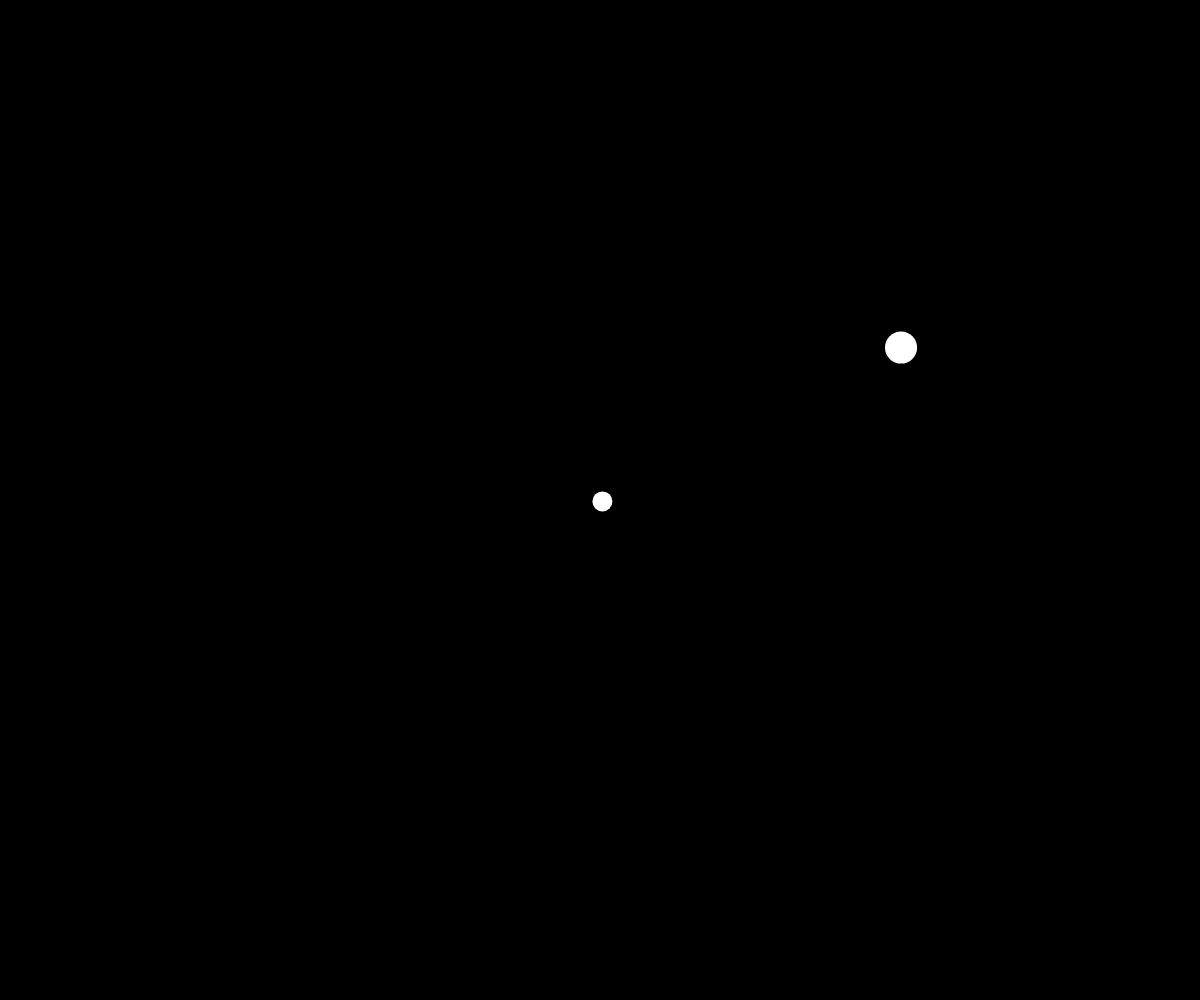
Frame 1 (no input)
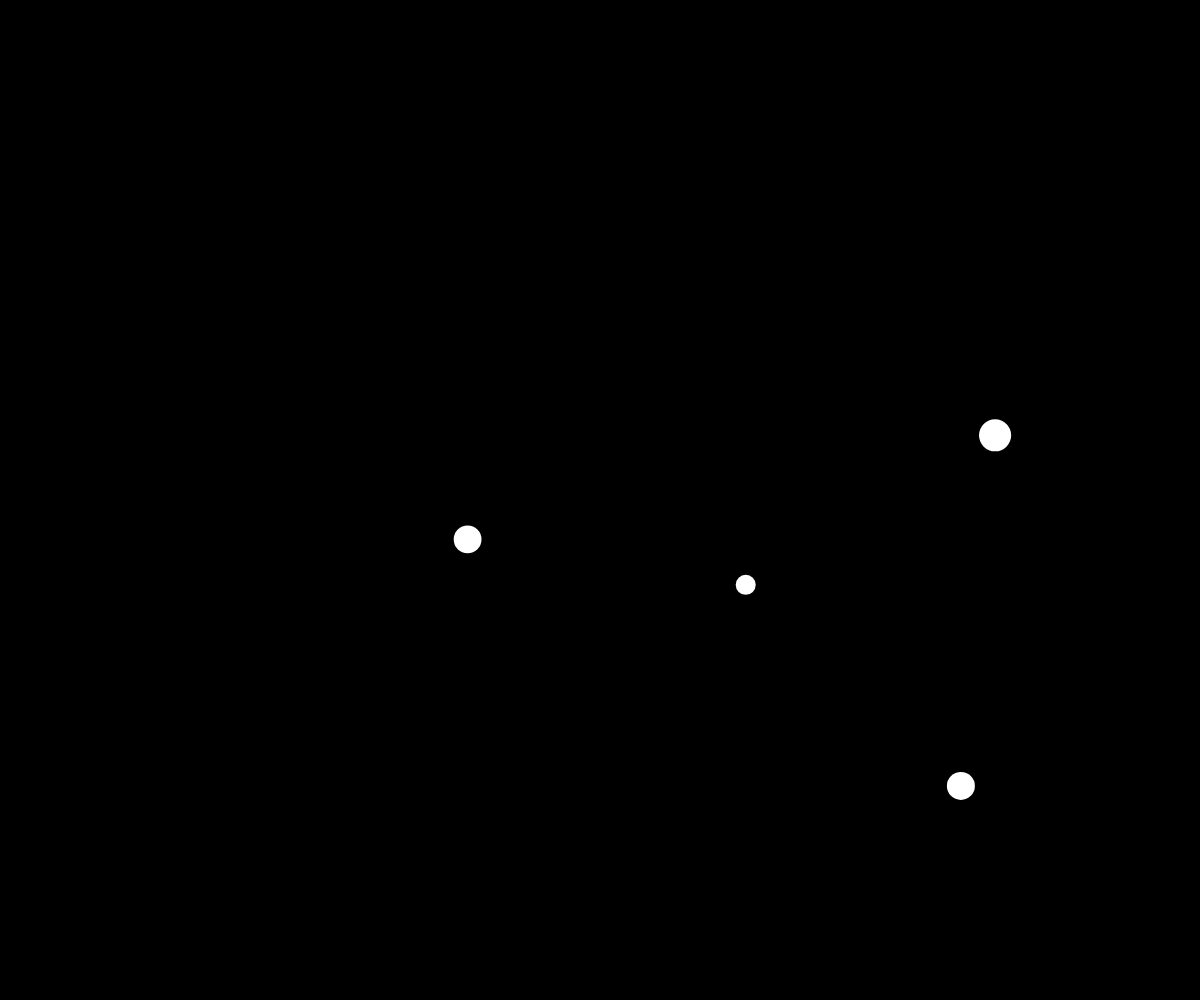
Frame 60 (no input)
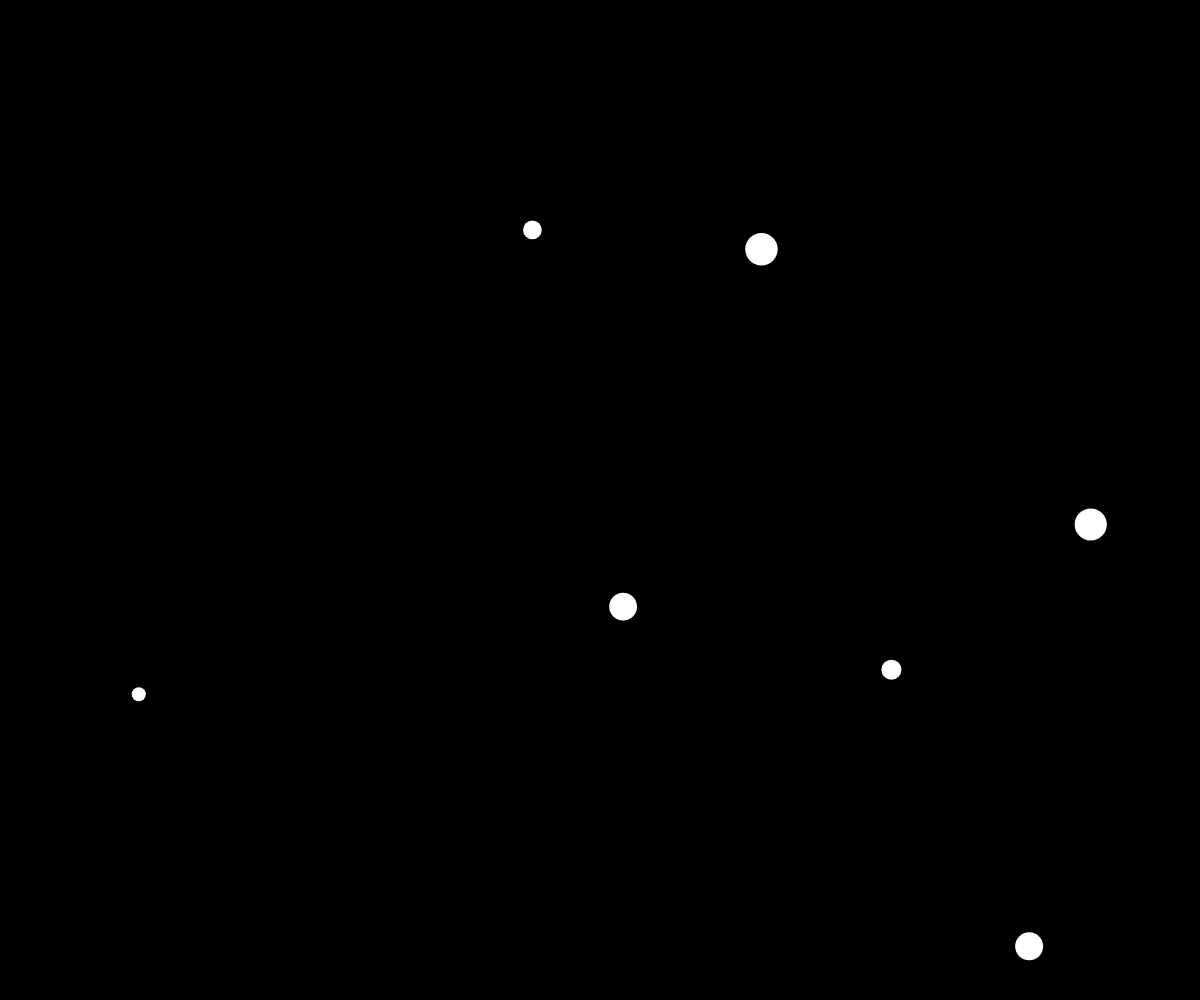
Frame 120 (the mouse pressed at the canvas centre since frame 60)

The p5.js sketch that drew these frames (run headless with seeded random() and noise() and a simulated clock; from frame 60 on, the mouse is pressed at the canvas centre):

// p5.js sketch
// ── sketch.js
//define the variables
let points = [];

function setup() {
    createCanvas(windowWidth, windowHeight);
    //define b
    let b = new Point(width / 2, height / 2, 10);
    //push the point
    points.push(b);
    pointTimer();
}

function draw() {
    background(0);
    //draws several points and the different methods
    for (let i = 0; i < points.length; i++) {
        points[i].move();
        points[i].show();
        points[i].pointCheck(points, i);
    }
}

function pointTimer() {
  //set the time for each point to appear
    let b = new Point(random(width), random(height), random(20));
    points.push(b);
    // call a this function every 1000 miliseconds
    setTimeout(pointTimer, random(1000));
}


function mousePressed() {
  //if the mouse is pressed in one poit, it will be erased
  for (let i = points.length - 1; i >= 0; i--) {
      let destroyMe = points[i].mouseCheck();
      if (destroyMe) {
          points.splice(i, 1);
      }
    }

}

// ── eraser.js
//define a new class
class Eraser {

  constructor() {
    //set all the values
    this.sizeW = 20;
    this.sizeH = 40;
    this.posX = 30;
    this.posY = 30;
    this.color = 'rgb(19, 162, 232)';

  }

  display() {
    //determinate all the characteristics
    noStroke();
    fill(this.color);
    rect(mouseX, mouseY, this.sizeW, this.sizeH);
  }

  eraserPosition() {
    //check the clicks value and change the object position
    if (cliks == 1) {
      this.posX = mouseX;
      this.posY = mouseY;
    }

    else if (cliks == 2) {
      this.posX = 30;
      this.posY = 30;
    }
  }

  eraserUse() {
    //erase a point if there's contact
    for (let i = points.length - 1; i >= 0; i--) {
        let destroyMe = points[i].mouseCheck();
        if (destroyMe) {
            points.splice(i, 1);
        }
  }
}
}

// ── points.js
//define a new class
class Point {
    //define all the values of the new object
    constructor(x, y, r) {
        this.x = x;
        this.y = y;
        this.r = r;
        this.moveX = random(1, 3);
        this.moveY = random(1, 3);
        this.color = 256;
    }

    move() {
      //declare the movement of the new object
      this.x += this.moveX;
      this.y += this.moveY;

      //if the point location is greater or equal to the width, chages the movement value
      if (this.x >= width) {
        this.moveX = -this.moveX;
      }

      else if (this.x <= 0) {
        this.moveX = -this.moveX;
      }

      if (this.y >= height) {
        this.moveY = -this.moveY;
      }

      else if (this.y <= 0) {
        this.moveY = -this.moveY;
      }

    }

    pointCheck( otherPoints, myId) {

      // check the point
        for (let n = 0; n < otherPoints.length; n++) {
            if (n != myId) {
                let d = dist(this.x, this.y, otherPoints[n].x, otherPoints[n].y);
                let combinedR = this.r + otherPoints[n].r;

                if (d <= combinedR) {

                    // flip the color
                    if( this.color == 256) {
                        this.color = 75;
                    } else {
                        this.color = 256;
                    }
                }
            }
        }
    }

    show() {
      //define the characterictic of the object
        noStroke();
        fill(this.color);
        ellipse(this.x, this.y, this.r * 2);
    }

    // check the mouse position
    mouseCheck() {
        // distance between the mouse and the object center
        let d = dist(this.x, this.y, mouseX, mouseY);
        //check if the mouse is inside the point
        if (d < this.r) {
            return true;
        } else {
            return false;
        }
    }
}
